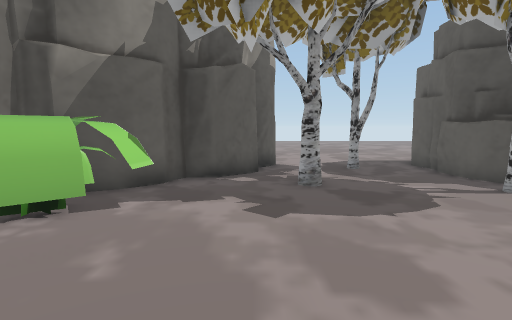
view 1 (above)

24 first-person views from a walk through a 3-D level made in the Unity game engine. The camera is 1.4 m above the floor, tilts 6° down and sees 80° across. The floor is counted in squares, 1 m on a side. Each view is taken from the middle of a square. On the plan, view 1 faces up. The plan holds only what a view shows up to about 14 squares ahead; the rest is blank. The place goes on beyond the plan.

view 2
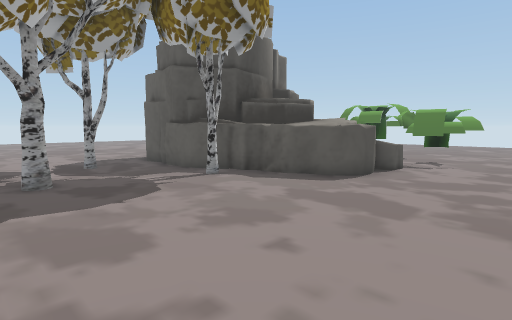

view 3
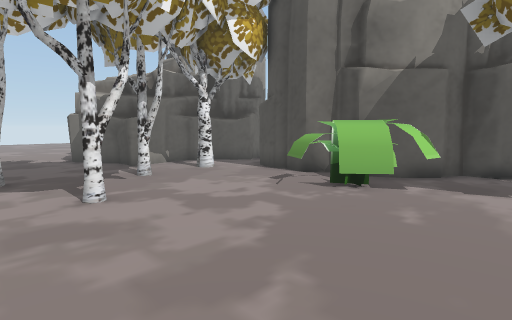

view 4
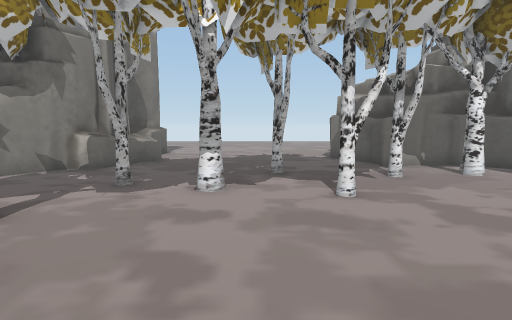

view 5
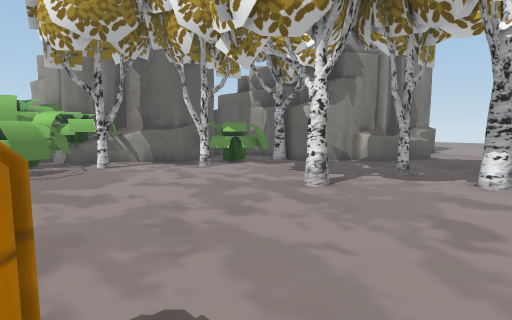

view 6
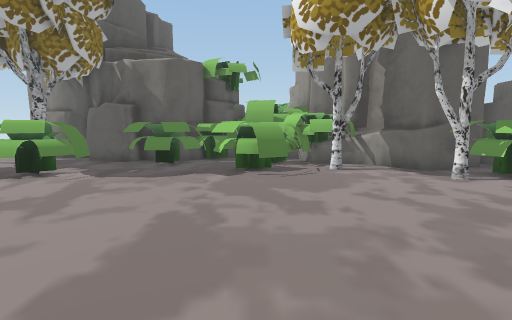

view 7
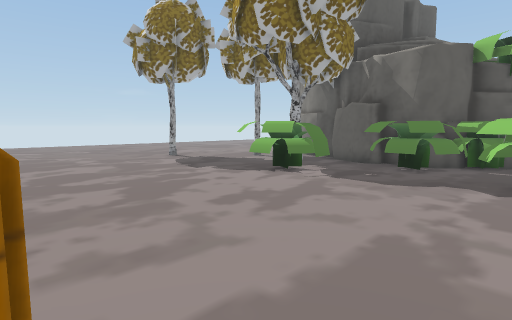

view 8
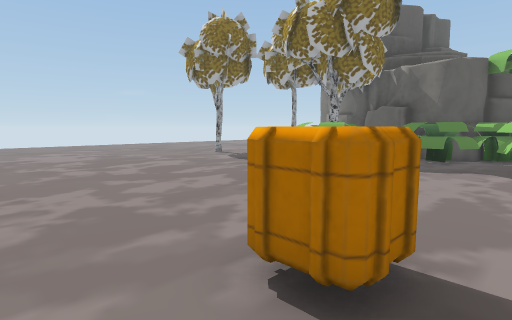

view 9
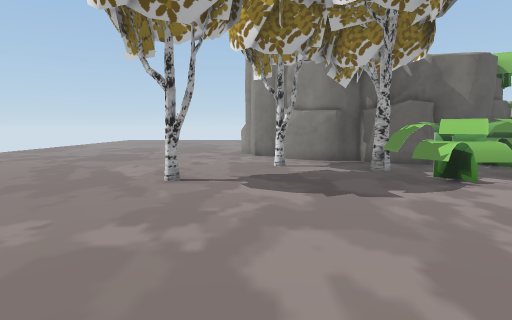

view 10
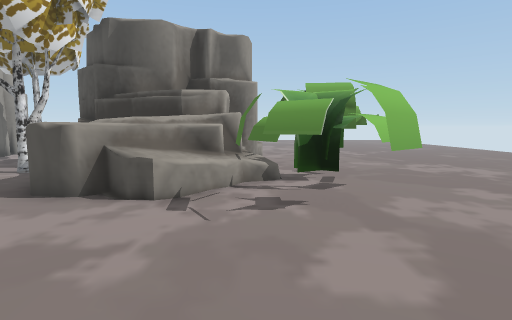

view 11
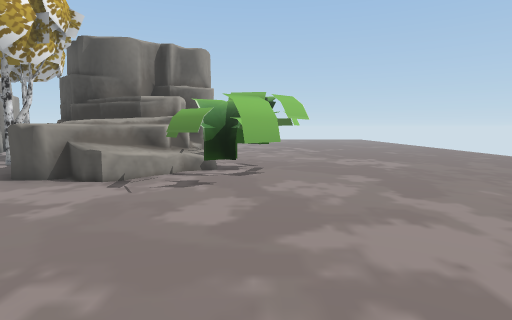

view 12
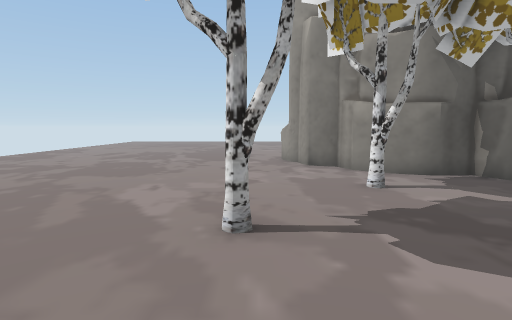

view 13
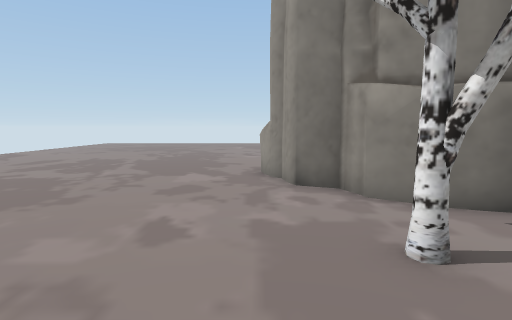

view 14
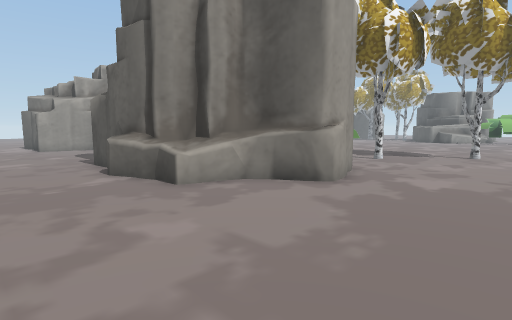

view 15
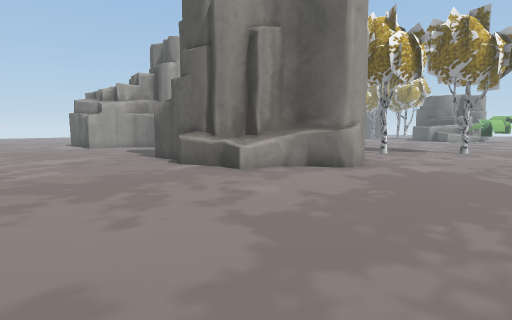

view 16
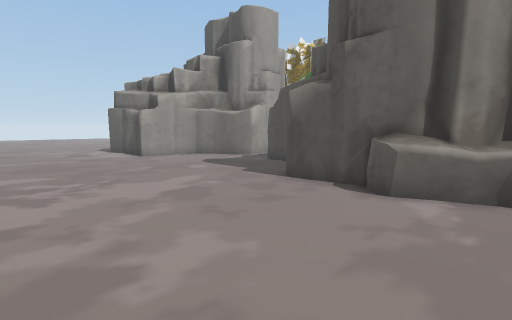

view 17
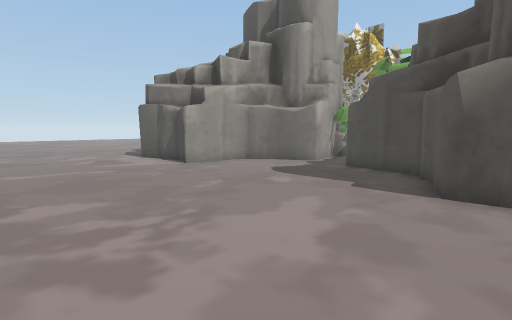

view 18
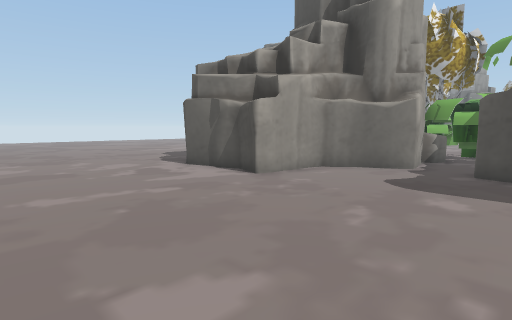

view 19
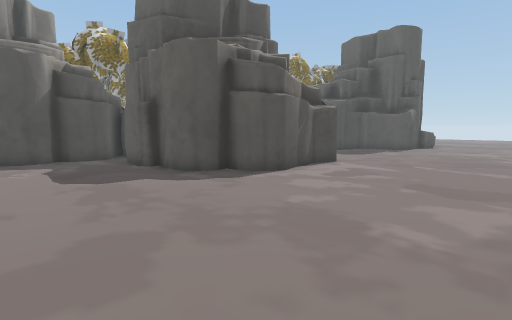

view 20
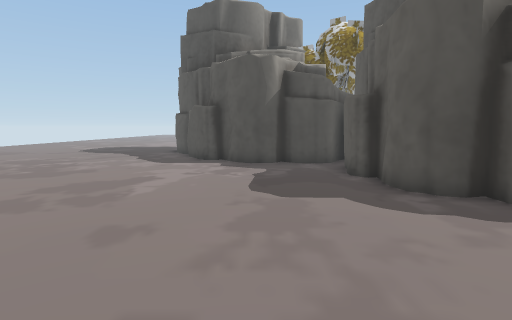

view 21
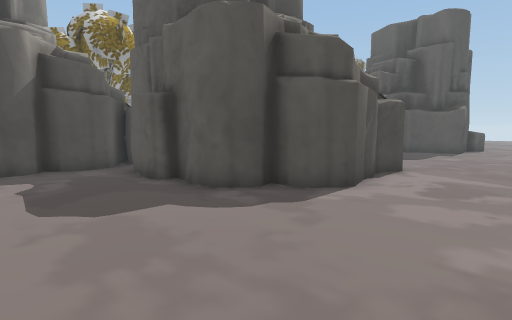

view 22
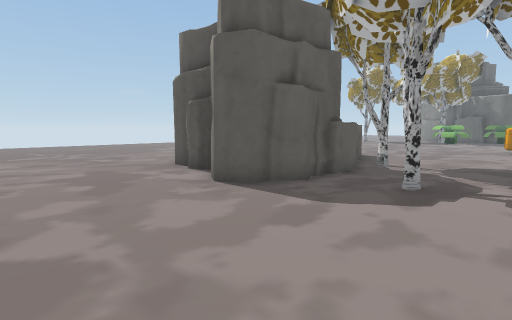

view 23
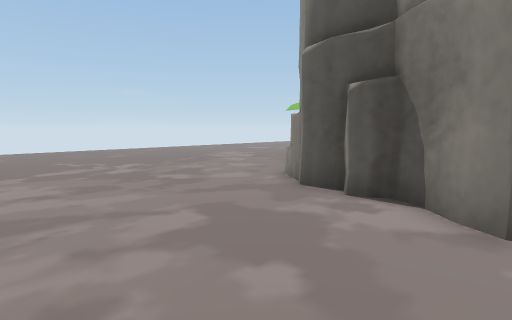

view 24
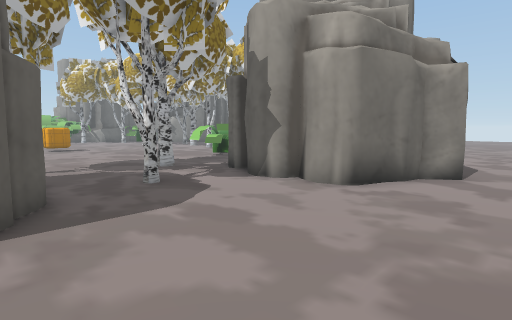

### Floor plan
Key: @ floor where view 1 was taken; # wall or solid block; . floor; = window, fence, low wall or low ledge; ^ raised ledge; C crate.
Columns run from 15 left of view 1 to 20 right of it. Each row starts with its distance up from view 1.
 18                 .......  ....
 17       ..............................
 16       ......#.......................
 15       ..    ###.....................
 14               ##....................
 13                #......##............
 12                #.....######.........
 11                #.....#    ###.......
 10               ##..#..#     ##.......
  9              ##......##    ##.......
  8      #      ##.......###   #........
  7     ##.  ####........#######=  #....
  6    ##..###............# ^^^^####....
  5    #..................#^^^#^^###....
  4    ##..................^^^^^.###....
  3   ###...................^^^..#......
  2  ##..........................#......
  1 ....................................
  0 .........#.....@ ...................
 -1 .............. .. .....   .........
 -2  ............... .................
 -3  .......#........CC...............
 -4  ................CC..............
 -5  .......#.......................
 -6  .^..............................
 -7  ^^^^............................
 -8  #####...........................
 -9      ##...........................
-10       #...........................
-11       #####........................
-12          ##....##^............#.....
-13           #....^^#..................
-14           ##.###^^......#...........
-15            #^### ^.........#........
-16            ### #########............
-17 ######                 ####.........
-18 ....##                    ##........
-19 .....#        ###          ##.......
-20 .....#        #..           #.......
-21 .....#       ##..#          ##......
-22 .....##     ##...###      ####......
-23 .....##     #......##    ##^#.......
-24 ......##   ##.......#   ##^=........
-25 .......#####........####^^^.........
-26 ........................=...........
-27 ...................................
-28 ...................................
-29 ...................................
-30  .................................
-31   ...............................
-32 .  ....     ............  . ....  .

Positions as (right, up) in squares from view 1, and headings:
1: (0, 0), facing up
2: (0, -1), facing up-right
3: (0, -2), facing up-left
4: (0, -2), facing left
5: (2, -2), facing down-left
6: (1, -3), facing down
7: (1, -4), facing down-right
8: (1, -1), facing down-right
9: (13, -4), facing down
10: (13, -3), facing up
11: (15, -5), facing up
12: (15, -8), facing down
13: (14, -12), facing down
14: (18, -29), facing up-left
15: (19, -32), facing up-left
16: (11, -32), facing up-left
17: (7, -32), facing up-left
18: (3, -32), facing up-left
19: (-15, -32), facing up-right
20: (-13, -30), facing up
21: (-14, -29), facing up-right
22: (1, 18), facing down-right
23: (7, 18), facing down-right
24: (7, 18), facing down-left
